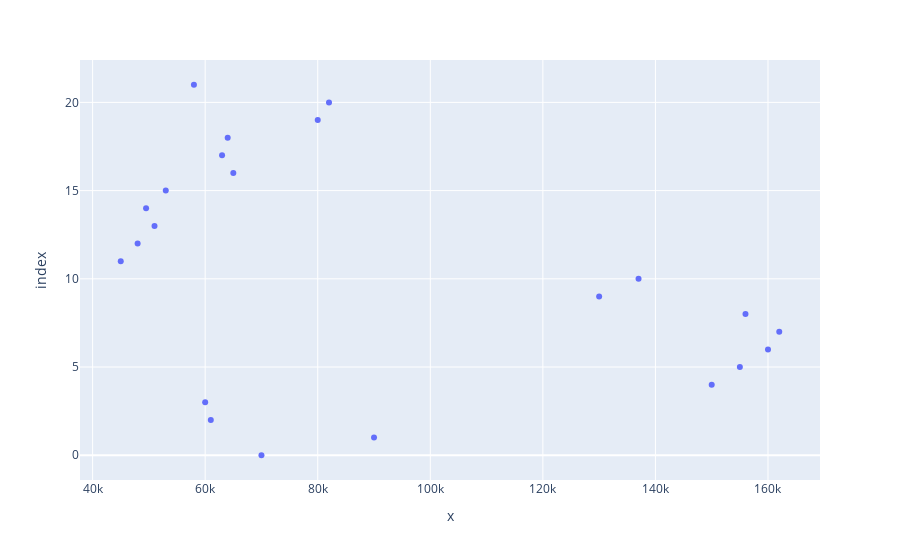

The notebook cell this image was saved under:
### Code cell


### Figure 1 — Plotly figure (JSON) as saved in the notebook; plotly's stock layout.template omitted (floating-point values rounded to 4 significant figures)
{"data": [{"hovertemplate": "x=%{x}<br>index=%{y}<extra></extra>", "legendgroup": "", "marker": {"color": "#636efa", "symbol": "circle"}, "mode": "markers", "name": "", "orientation": "h", "showlegend": false, "type": "scatter", "x": [70000, 90000, 61000, 60000, 150000, 155000, 160000, 162000, 156000, 130000, 137000, 45000, 48000, 51000, 49500, 53000, 65000, 63000, 64000, 80000, 82000, 58000], "xaxis": "x", "y": [0, 1, 2, 3, 4, 5, 6, 7, 8, 9, 10, 11, 12, 13, 14, 15, 16, 17, 18, 19, 20, 21], "yaxis": "y"}], "layout": {"legend": {"tracegroupgap": 0}, "margin": {"t": 60}, "xaxis": {"anchor": "y", "domain": [0, 1], "title": {"text": "x"}}, "yaxis": {"anchor": "x", "domain": [0, 1], "title": {"text": "index"}}}}
